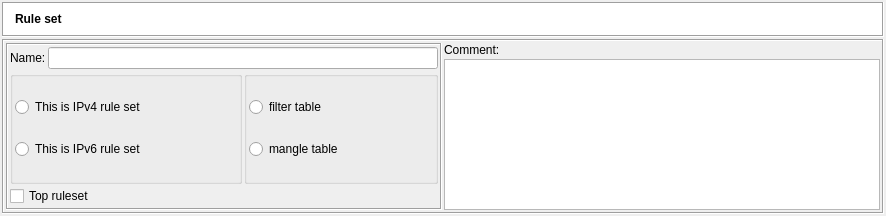
<ui version="4.0" >
 <class>RuleSetDialog_q</class>
 <widget class="QWidget" name="RuleSetDialog_q" >
  <property name="enabled" >
   <bool>true</bool>
  </property>
  <property name="geometry" >
   <rect>
    <x>0</x>
    <y>0</y>
    <width>886</width>
    <height>216</height>
   </rect>
  </property>
  <property name="windowTitle" >
   <string>Ruleset</string>
  </property>
  <layout class="QGridLayout" >
   <property name="margin" >
    <number>2</number>
   </property>
   <property name="spacing" >
    <number>0</number>
   </property>
   <item row="0" column="0" >
    <layout class="QVBoxLayout" >
     <property name="spacing" >
      <number>2</number>
     </property>
     <item>
      <widget class="QFrame" name="frame3" >
       <property name="sizePolicy" >
        <sizepolicy vsizetype="Fixed" hsizetype="Preferred" >
         <horstretch>0</horstretch>
         <verstretch>0</verstretch>
        </sizepolicy>
       </property>
       <property name="minimumSize" >
        <size>
         <width>16</width>
         <height>35</height>
        </size>
       </property>
       <property name="palette" >
        <palette>
         <active>
          <colorrole role="Base" >
           <brush brushstyle="SolidPattern" >
            <color alpha="255" >
             <red>255</red>
             <green>255</green>
             <blue>255</blue>
            </color>
           </brush>
          </colorrole>
          <colorrole role="Window" >
           <brush brushstyle="SolidPattern" >
            <color alpha="255" >
             <red>255</red>
             <green>255</green>
             <blue>255</blue>
            </color>
           </brush>
          </colorrole>
         </active>
         <inactive>
          <colorrole role="Base" >
           <brush brushstyle="SolidPattern" >
            <color alpha="255" >
             <red>255</red>
             <green>255</green>
             <blue>255</blue>
            </color>
           </brush>
          </colorrole>
          <colorrole role="Window" >
           <brush brushstyle="SolidPattern" >
            <color alpha="255" >
             <red>255</red>
             <green>255</green>
             <blue>255</blue>
            </color>
           </brush>
          </colorrole>
         </inactive>
         <disabled>
          <colorrole role="Base" >
           <brush brushstyle="SolidPattern" >
            <color alpha="255" >
             <red>255</red>
             <green>255</green>
             <blue>255</blue>
            </color>
           </brush>
          </colorrole>
          <colorrole role="Window" >
           <brush brushstyle="SolidPattern" >
            <color alpha="255" >
             <red>255</red>
             <green>255</green>
             <blue>255</blue>
            </color>
           </brush>
          </colorrole>
         </disabled>
        </palette>
       </property>
       <property name="autoFillBackground" >
        <bool>true</bool>
       </property>
       <property name="frameShape" >
        <enum>QFrame::Box</enum>
       </property>
       <property name="frameShadow" >
        <enum>QFrame::Sunken</enum>
       </property>
       <layout class="QGridLayout" >
        <property name="margin" >
         <number>2</number>
        </property>
        <property name="spacing" >
         <number>2</number>
        </property>
        <item row="0" column="0" >
         <widget class="QLabel" name="pixmapLabel1" >
          <property name="sizePolicy" >
           <sizepolicy vsizetype="Fixed" hsizetype="Fixed" >
            <horstretch>0</horstretch>
            <verstretch>0</verstretch>
           </sizepolicy>
          </property>
          <property name="pixmap" >
           <pixmap>:/Icons/Routing/icon</pixmap>
          </property>
          <property name="scaledContents" >
           <bool>true</bool>
          </property>
          <property name="wordWrap" >
           <bool>false</bool>
          </property>
         </widget>
        </item>
        <item row="0" column="1" >
         <widget class="QLabel" name="editorTitle" >
          <property name="sizePolicy" >
           <sizepolicy vsizetype="Fixed" hsizetype="Preferred" >
            <horstretch>0</horstretch>
            <verstretch>0</verstretch>
           </sizepolicy>
          </property>
          <property name="font" >
           <font>
            <weight>75</weight>
            <bold>true</bold>
           </font>
          </property>
          <property name="text" >
           <string>Rule set</string>
          </property>
          <property name="wordWrap" >
           <bool>false</bool>
          </property>
         </widget>
        </item>
       </layout>
      </widget>
     </item>
     <item>
      <widget class="QFrame" name="frame7" >
       <property name="frameShape" >
        <enum>QFrame::Box</enum>
       </property>
       <property name="frameShadow" >
        <enum>QFrame::Sunken</enum>
       </property>
       <layout class="QGridLayout" name="gridLayout_4" >
        <item rowspan="2" row="0" column="0" >
         <widget class="QFrame" name="frame27" >
          <property name="frameShape" >
           <enum>QFrame::Box</enum>
          </property>
          <property name="frameShadow" >
           <enum>QFrame::Sunken</enum>
          </property>
          <layout class="QGridLayout" name="gridLayout_3" >
           <item row="0" column="0" >
            <widget class="QLabel" name="textLabel1" >
             <property name="text" >
              <string>Name:</string>
             </property>
             <property name="wordWrap" >
              <bool>false</bool>
             </property>
            </widget>
           </item>
           <item row="0" column="1" colspan="2" >
            <widget class="QLineEdit" name="obj_name" >
             <property name="sizePolicy" >
              <sizepolicy vsizetype="Fixed" hsizetype="Preferred" >
               <horstretch>200</horstretch>
               <verstretch>0</verstretch>
              </sizepolicy>
             </property>
             <property name="minimumSize" >
              <size>
               <width>0</width>
               <height>0</height>
              </size>
             </property>
            </widget>
           </item>
           <item row="1" column="0" colspan="2" >
            <widget class="QGroupBox" name="groupBox" >
             <property name="title" >
              <string/>
             </property>
             <layout class="QGridLayout" name="gridLayout" >
              <property name="leftMargin" >
               <number>2</number>
              </property>
              <property name="topMargin" >
               <number>0</number>
              </property>
              <property name="rightMargin" >
               <number>2</number>
              </property>
              <property name="bottomMargin" >
               <number>0</number>
              </property>
              <item row="0" column="0" >
               <widget class="QRadioButton" name="ipv4_rule_set" >
                <property name="text" >
                 <string>This is IPv4 rule set</string>
                </property>
               </widget>
              </item>
              <item row="1" column="0" >
               <widget class="QRadioButton" name="ipv6_rule_set" >
                <property name="text" >
                 <string>This is IPv6 rule set</string>
                </property>
               </widget>
              </item>
             </layout>
            </widget>
           </item>
           <item row="1" column="2" >
            <widget class="QGroupBox" name="iptables_only" >
             <property name="title" >
              <string/>
             </property>
             <layout class="QGridLayout" name="gridLayout_2" >
              <property name="leftMargin" >
               <number>2</number>
              </property>
              <property name="topMargin" >
               <number>0</number>
              </property>
              <property name="rightMargin" >
               <number>2</number>
              </property>
              <property name="bottomMargin" >
               <number>2</number>
              </property>
              <item row="0" column="0" >
               <widget class="QRadioButton" name="ipt_filter_table" >
                <property name="text" >
                 <string>filter table</string>
                </property>
               </widget>
              </item>
              <item row="1" column="0" >
               <widget class="QRadioButton" name="ipt_mangle_table" >
                <property name="text" >
                 <string>mangle table</string>
                </property>
               </widget>
              </item>
             </layout>
            </widget>
           </item>
           <item row="2" column="0" colspan="3" >
            <widget class="QCheckBox" name="top_rule_set" >
             <property name="text" >
              <string>Top ruleset</string>
             </property>
            </widget>
           </item>
          </layout>
         </widget>
        </item>
        <item row="0" column="1" >
         <widget class="QLabel" name="textLabel2" >
          <property name="sizePolicy" >
           <sizepolicy vsizetype="Fixed" hsizetype="Preferred" >
            <horstretch>0</horstretch>
            <verstretch>0</verstretch>
           </sizepolicy>
          </property>
          <property name="text" >
           <string>Comment:</string>
          </property>
          <property name="wordWrap" >
           <bool>false</bool>
          </property>
         </widget>
        </item>
        <item row="1" column="1" >
         <widget class="QTextEdit" name="comment" >
          <property name="sizePolicy" >
           <sizepolicy vsizetype="Expanding" hsizetype="Expanding" >
            <horstretch>0</horstretch>
            <verstretch>100</verstretch>
           </sizepolicy>
          </property>
          <property name="minimumSize" >
           <size>
            <width>200</width>
            <height>0</height>
           </size>
          </property>
          <property name="tabChangesFocus" >
           <bool>true</bool>
          </property>
         </widget>
        </item>
       </layout>
      </widget>
     </item>
    </layout>
   </item>
  </layout>
 </widget>
 <layoutdefault spacing="2" margin="2" />
 <tabstops>
  <tabstop>obj_name</tabstop>
  <tabstop>comment</tabstop>
 </tabstops>
 <resources>
  <include location="MainRes.qrc" />
 </resources>
 <connections>
  <connection>
   <sender>obj_name</sender>
   <signal>textChanged(QString)</signal>
   <receiver>RuleSetDialog_q</receiver>
   <slot>changed()</slot>
   <hints>
    <hint type="sourcelabel" >
     <x>89</x>
     <y>98</y>
    </hint>
    <hint type="destinationlabel" >
     <x>20</x>
     <y>20</y>
    </hint>
   </hints>
  </connection>
  <connection>
   <sender>comment</sender>
   <signal>textChanged()</signal>
   <receiver>RuleSetDialog_q</receiver>
   <slot>changed()</slot>
   <hints>
    <hint type="sourcelabel" >
     <x>238</x>
     <y>87</y>
    </hint>
    <hint type="destinationlabel" >
     <x>20</x>
     <y>20</y>
    </hint>
   </hints>
  </connection>
  <connection>
   <sender>top_rule_set</sender>
   <signal>stateChanged(int)</signal>
   <receiver>RuleSetDialog_q</receiver>
   <slot>changed()</slot>
   <hints>
    <hint type="sourcelabel" >
     <x>110</x>
     <y>187</y>
    </hint>
    <hint type="destinationlabel" >
     <x>339</x>
     <y>144</y>
    </hint>
   </hints>
  </connection>
  <connection>
   <sender>ipv4_rule_set</sender>
   <signal>toggled(bool)</signal>
   <receiver>RuleSetDialog_q</receiver>
   <slot>changed()</slot>
   <hints>
    <hint type="sourcelabel" >
     <x>123</x>
     <y>113</y>
    </hint>
    <hint type="destinationlabel" >
     <x>442</x>
     <y>107</y>
    </hint>
   </hints>
  </connection>
  <connection>
   <sender>ipv6_rule_set</sender>
   <signal>toggled(bool)</signal>
   <receiver>RuleSetDialog_q</receiver>
   <slot>changed()</slot>
   <hints>
    <hint type="sourcelabel" >
     <x>123</x>
     <y>139</y>
    </hint>
    <hint type="destinationlabel" >
     <x>442</x>
     <y>107</y>
    </hint>
   </hints>
  </connection>
  <connection>
   <sender>ipt_filter_table</sender>
   <signal>toggled(bool)</signal>
   <receiver>RuleSetDialog_q</receiver>
   <slot>changed()</slot>
   <hints>
    <hint type="sourcelabel" >
     <x>338</x>
     <y>119</y>
    </hint>
    <hint type="destinationlabel" >
     <x>442</x>
     <y>107</y>
    </hint>
   </hints>
  </connection>
  <connection>
   <sender>ipt_mangle_table</sender>
   <signal>toggled(bool)</signal>
   <receiver>RuleSetDialog_q</receiver>
   <slot>changed()</slot>
   <hints>
    <hint type="sourcelabel" >
     <x>338</x>
     <y>139</y>
    </hint>
    <hint type="destinationlabel" >
     <x>442</x>
     <y>107</y>
    </hint>
   </hints>
  </connection>
 </connections>
 <slots>
  <slot>changed()</slot>
 </slots>
</ui>
